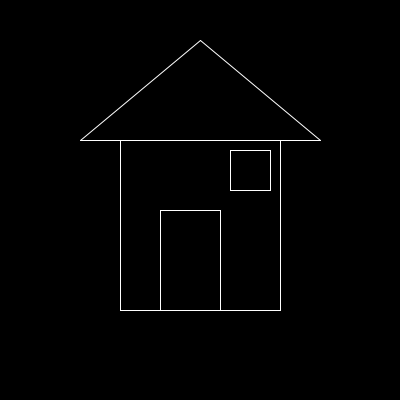
Frame 1 (no input)
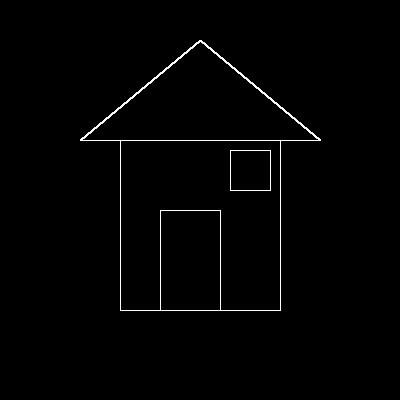
Frame 60 (the mouse pressed at the canvas centre just before this capture)
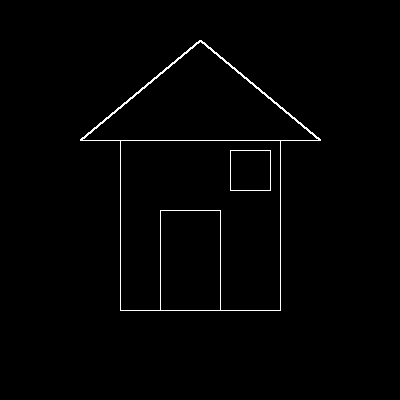
Frame 120 (the mouse held since frame 60 and released just before this capture)

The Processing sketch that drew these frames (run headless with seeded random() and noise(); from frame 60 on, the mouse is pressed at the canvas centre):

// Processing sketch: casa
// ── casa.pde
void setup()
{
size(400,400);
background(0);
}

void draw()
{
noFill(); 
stroke(255);
line(80,140,200,40);
line(200,40,320,140);
line(80,140,320,140);
rect(120,140,160,170);
rect(160,210,60,100);
rect(230,150,40,40);
}
